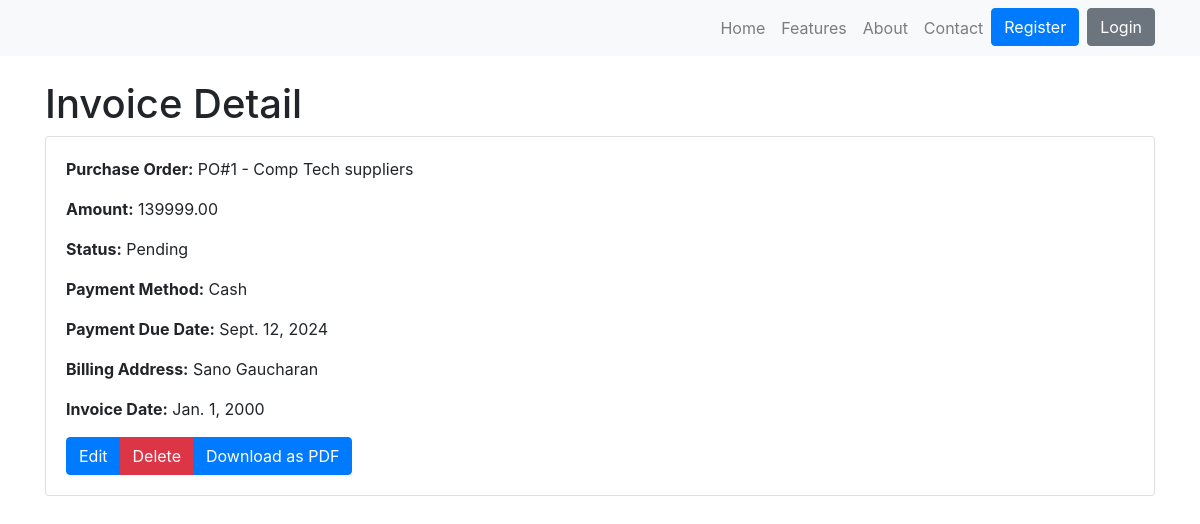
The page /invoices/1/ on the database its author committed.
### p2p_app/models.py (models this page shows, shortened)
class Invoice(models.Model):
    purchase_order = models.ForeignKey(PurchaseOrder, on_delete=models.CASCADE)
    item = models.CharField(max_length=20, default='e.g.Laptop')
    amount = models.DecimalField(max_digits=10, decimal_places=2)
    status = models.CharField(max_length=20, choices=[('Pending', 'Pending'), ('Paid', 'Paid')])
    invoice_date = models.DateField()
    payment_due_date = models.DateField()
    payment_method = models.CharField(max_length=50, default='e.g.Cash')
    billing_address = models.TextField(default='')
    created_at = models.DateTimeField(auto_now_add=True)
    updated_at = models.DateTimeField(auto_now=True)

class PurchaseOrder(models.Model):
    supplier = models.ForeignKey(Supplier, on_delete=models.CASCADE)
    requisition = models.OneToOneField(Requisition, on_delete=models.CASCADE, related_name='purchase_order', blank=True, null=True)
    item = models.CharField(max_length=20, default='e.g.Laptop')
    amount = models.DecimalField(decimal_places=2, max_digits=10, default=1)
    status = models.CharField(max_length=20, choices=[('Pending', 'Pending'), ('Approved', 'Approved'), ('Completed', 'Completed')])
    created_at = models.DateTimeField(auto_now_add=True)
    updated_at = models.DateTimeField(auto_now=True)
    shipping_address = models.TextField(default='')
    payment_terms = models.CharField(max_length=50, null=True)
    payment_due_date = models.DateField()
    payment_method = models.CharField(max_length=50, default='e.g.Cash')
    billing_address = models.TextField(default='')
    def __str__(self):
        return f"PO#{self.id} - {self.supplier.name}"

class Supplier(models.Model):
    name = models.CharField(max_length=100)
    contact_person = models.CharField(max_length=100)
    email = models.EmailField()
    phone_number = models.CharField(max_length=15)
    address = models.TextField()
    created_at = models.DateTimeField(auto_now_add=True)
    updated_at = models.DateTimeField(auto_now=True)

### p2p_app/views.py (the view)
# urls.py: path('invoices/<int:pk>/', views.invoice_detail, name='invoice_detail'),
def invoice_detail(request, pk):
    invoice = get_object_or_404(Invoice, pk=pk)
    return render(request, 'invoice/invoice_detail.html', {'invoice': invoice})

### p2p_app/templates/invoice/invoice_detail.html (shortened to what this page needs)
{% load static %}
<!DOCTYPE html>
<html lang="en">
<head>
    <link rel="stylesheet" href="https://stackpath.bootstrapcdn.com/bootstrap/4.5.2/css/bootstrap.min.css">
</head>
<body>
    <div>{% include 'navbar.html' %}</div>
    <div class="container mt-4">
        <h1>Invoice Detail</h1>
        <div class="card">
            <div class="card-body">
                <p class="card-text"><strong>Purchase Order:</strong> {{ invoice.purchase_order }}</p>
                <p class="card-text"><strong>Amount:</strong> {{ invoice.amount }}</p>
                <p class="card-text"><strong>Status:</strong> {{ invoice.status }}</p>
                <p class="card-text"><strong>Payment Method:</strong> {{ invoice.payment_method }}</p>
                <p class="card-text"><strong>Payment Due Date:</strong> {{ invoice.payment_due_date }}</p>
                <p class="card-text"><strong>Billing Address:</strong> {{ invoice.billing_address }}</p>
                <p class="card-text"><strong>Invoice Date:</strong> {{ invoice.invoice_date }}</p>
                <div class="btn-group" role="group" aria-label="Invoice Actions">
                    <a href="{% url 'edit_invoice' invoice.pk %}" class="btn btn-primary">Edit</a>
                    <a href="{% url 'delete_invoice' invoice.pk %}" class="btn btn-danger">Delete</a>
                    <a href="{% url 'generate_invoice_pdf' invoice.id %}" class="btn btn-primary">Download as PDF</a>
                </div>
            </div>
        </div>
    </div>
</body>
</html>

### rows shown on the page
Invoice: purchase_order "PO#1 - Comp Tech suppliers", amount "139999.00", status "Pending", payment_method "Cash", payment_due_date "Sept. 12, 2024", billing_address "Sano Gaucharan", invoice_date "Jan. 1, 2000"
